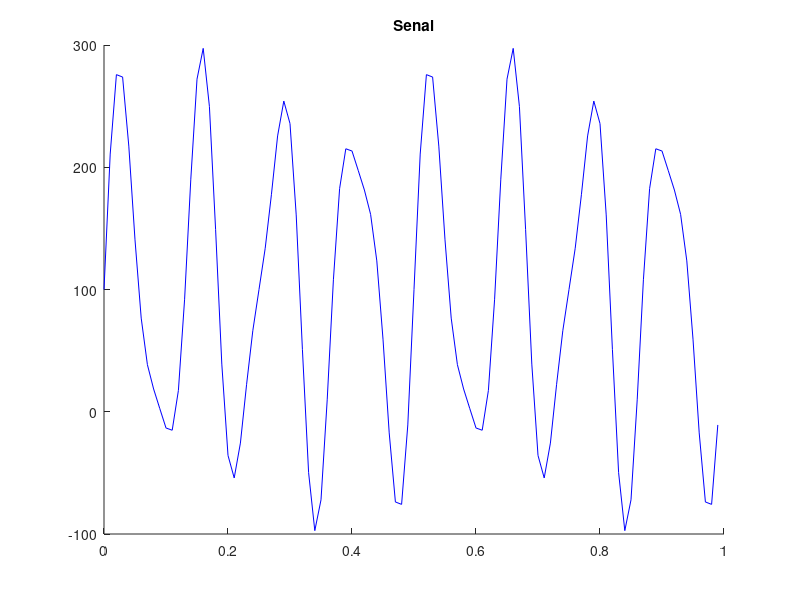
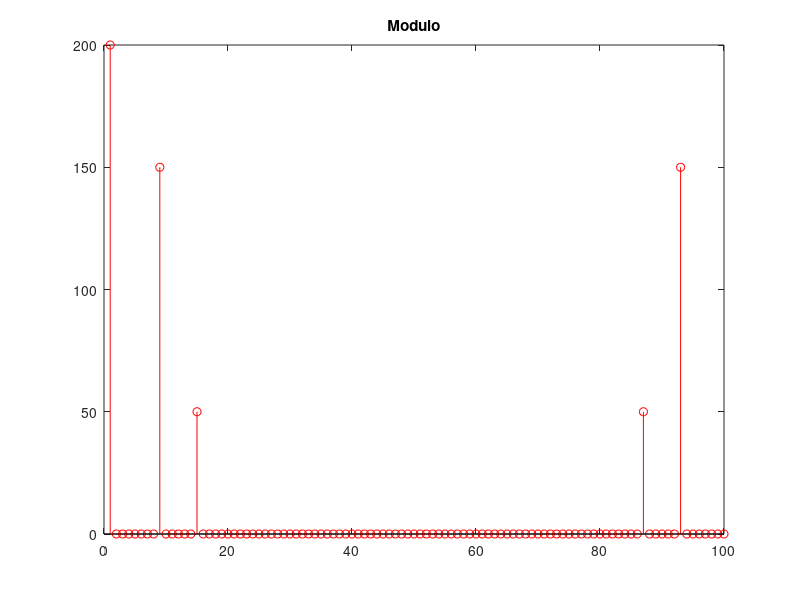
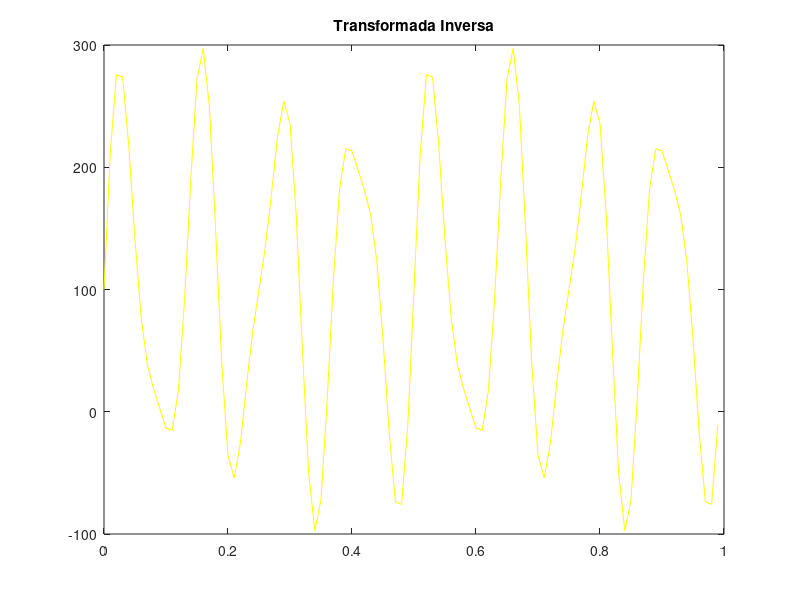

Reproduce these figures in MATLAB, in order.
clear;
hold off;

%parametro que define como voy a dibujar
centrada = false;

%una senal seno
function y = seno(A,f,phi,t)
    y = A*sin(2*pi*f*t + phi);
endfunction

%una senal coseno
function y = coseno(A,f,phi,t)
    y = A*cos(2*pi*f*t + phi);
endfunction

%una onda cuadrada
function y = onda_cuadrada(A,f,phi,t)
    y = sign(senal(A,f,phi,t));
endfunction

%una senal constante, notar que no usa los parametros pero se guardan por compatibilidad
function y = constante(A,f,phi,t)
    y = A*length(t);
endfunction

%calcula la transformada de fourier
function [X,Xshifted,A,F] = fourier_trans(x)
    X = fft(x);                 %transforma
    X = X/(length(x)/2);        %escala
    Xshifted = fftshift(X);     %la centra
    A = abs(X);                 %solo modulos
    F = atan(imag(X)./real(X)); %solo fases
endfunction

function [x] = fourier_trans_inv(X)
    X = X*(length(X)/2);        %le quito la escala que le hice
    x = ifft(X);
endfunction

Tm = 0.01;                      %periodo de muestreo
t0 = 0;                         %t inicial
tf = 1;                         %t final
fm = 1/Tm;                      %muestras por periodo

t = t0:Tm:tf-Tm;                %puntos a muestrear

N = length(t);                  %cantidad de muestras

%Parametros de la señal (Amplitud, Frecuenca y Fase)
A = 1;
f = 1;
phi = 0;

y = 100 + seno(150,8,0,t) + seno(50,14,0,t); %senal del parcialito
%y = onda_cuadrada(A,f,phi,t);
%y = seno(A,f,phi,t);


[X,Xs,Amp,Fases] = fourier_trans(y);        %transforma y guarda los resultados

y_inv = fourier_trans_inv(X);               %antitransformo

if (centrada == true) 
    %eje centrado
    ejex = (-length(X)/2):(length(X)/2-1);  %transforma el ejex para que vaya de -N/2 a N/2-1
else 
    %no centrado
    ejex = 1:length(X);
end


hold on;

%dibuja la senal original
figure(1);
plot(t,y,'b');
title('Senal');

%dibuja las amplitudes
figure(2);
stem(ejex,Amp,'r');
title('Modulo');

%dibuja las fases
%figure(3);
%stem(ejex,Fases,'g');
%title('Fases');

figure(4);
plot(t,y_inv,'y');
title('Transformada Inversa');

pause;

